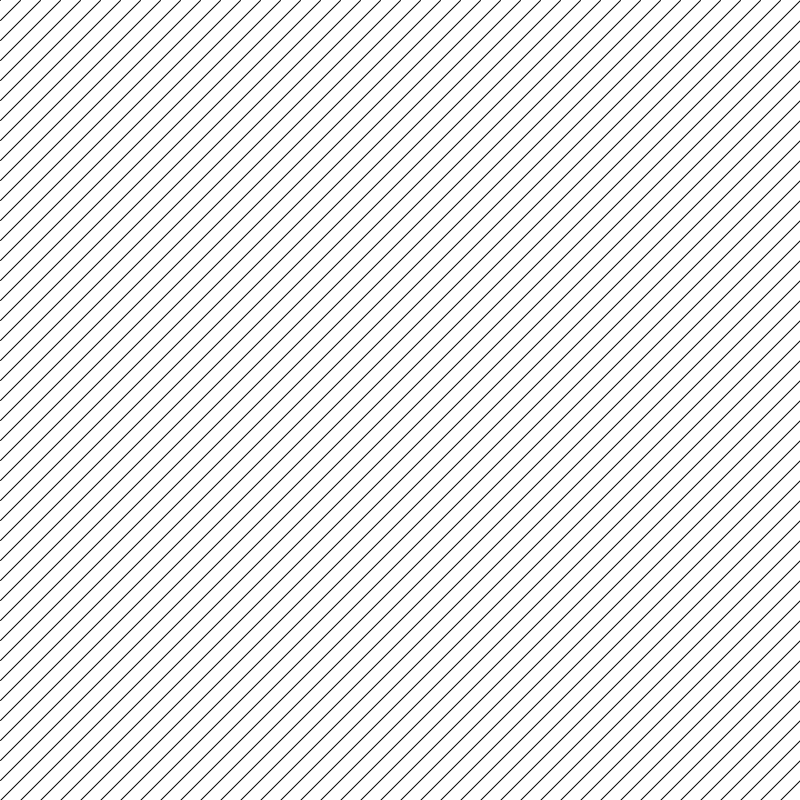
Frame 1 (no input)
Frame 60 (the mouse pressed at the canvas centre just before this capture): identical to frame 1, image omitted
Frame 120 (the mouse held since frame 60 and released just before this capture): identical to frame 1, image omitted

The Processing sketch that drew this single still picture (run headless with seeded random() and noise(); from frame 60 on, the mouse is pressed at the canvas centre):

// Processing sketch: DiagonalLines
// ── DiagonalLines.pde
void setup(){
  size(800, 800);
}

void draw(){
  background (255);
  for (int x=0; x<2*width; x+=20){
    line(0, x, x, 0);
  }
}
